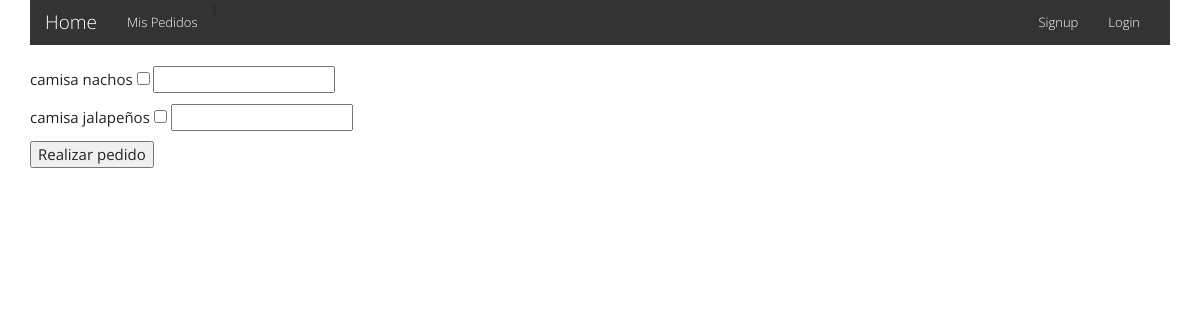
Before: /pedidos/nuevo/ with the older database file.
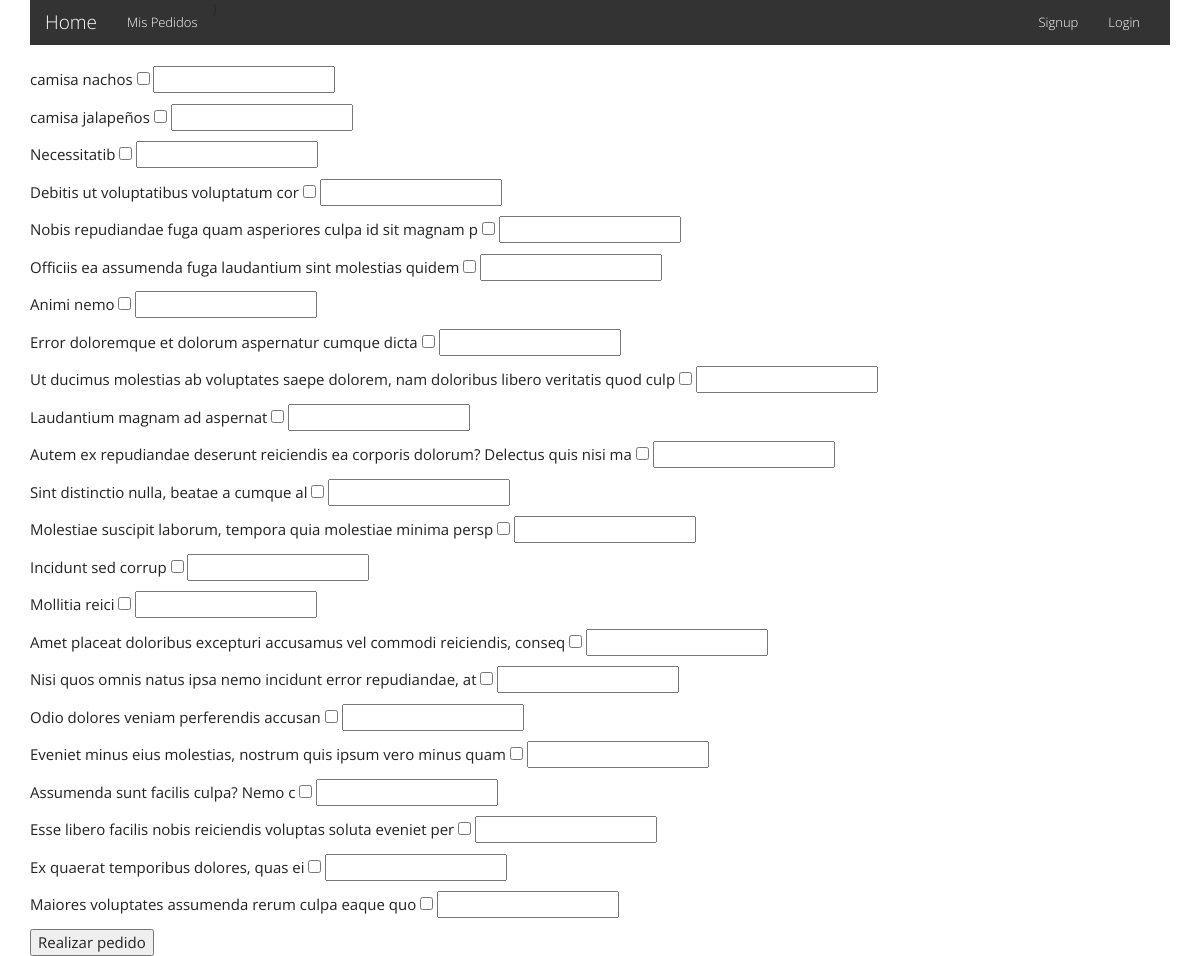
After: the same page with the newer database file.
### producto/models.py (models this page shows, shortened)
class Producto(models.Model):
  nombre = models.CharField(max_length=100)
  color = models.CharField(max_length=100)
  precio_base = models.FloatField()
  tallaje = models.ForeignKey(Tallaje)
  deleted = models.BooleanField(default=False)

### pedidos/views.py (the view)
# urls.py: url(r'^pedidos/nuevo/$', crearPedido, name='pedido_nuevo'),
def crearPedido(request):
  if request.method == 'POST':
    print('post!')
    print(request.POST)
  productos = Producto.objects.all()
  return render(request, 'pedidos/pedido_form.html', { 'productos': productos })

### templates/pedidos/pedido_form.html (shortened to what this page needs)
{% extends 'base/base.html' %}
{% load crispy_forms_tags %}
{% block content %}
<form method='post'>
    {% for producto in productos %}
      <p>
        {{ producto.nombre }}
        <input type="checkbox" value="si">
          <input type="text" name="{{producto.id}}">
      </p>
    {% endfor %}
    <button type='submit'>Realizar pedido</button>
</form>
{% endblock %}

Changed rows visible on the page:
added Producto: nombre "Necessitatib"
added Producto: nombre "Debitis ut voluptatibus voluptatum cor"
added Producto: nombre "Nobis repudiandae fuga quam asperiores culpa id sit magnam p"
added Producto: nombre "Officiis ea assumenda fuga laudantium sint molestias quidem"
added Producto: nombre "Animi nemo"
added Producto: nombre "Error doloremque et dolorum aspernatur cumque dicta"
added Producto: nombre "Ut ducimus molestias ab voluptates saepe dolorem, nam doloribus libero veritatis quod culp"
added Producto: nombre "Laudantium magnam ad aspernat"
added Producto: nombre "Autem ex repudiandae deserunt reiciendis ea corporis dolorum? Delectus quis nisi ma"
added Producto: nombre "Sint distinctio nulla, beatae a cumque al"
added Producto: nombre "Molestiae suscipit laborum, tempora quia molestiae minima persp"
added Producto: nombre "Incidunt sed corrup"
added Producto: nombre "Mollitia reici"
added Producto: nombre "Amet placeat doloribus excepturi accusamus vel commodi reiciendis, conseq"
added Producto: nombre "Nisi quos omnis natus ipsa nemo incidunt error repudiandae, at"
added Producto: nombre "Odio dolores veniam perferendis accusan"
added Producto: nombre "Eveniet minus eius molestias, nostrum quis ipsum vero minus quam"
added Producto: nombre "Assumenda sunt facilis culpa? Nemo c"
added Producto: nombre "Esse libero facilis nobis reiciendis voluptas soluta eveniet per"
added Producto: nombre "Ex quaerat temporibus dolores, quas ei"
added Producto: nombre "Maiores voluptates assumenda rerum culpa eaque quo"
